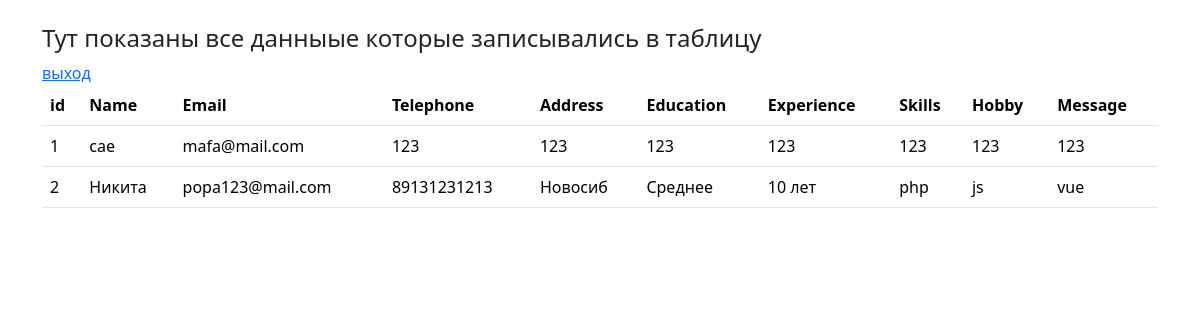
The app's page /admin.php with its own data.
### tables this page shows
CREATE TABLE `form` (
  `id` int NOT NULL,
  `Name` varchar(100) NOT NULL,
  `Email` varchar(100) NOT NULL,
  `Telephone` varchar(100) NOT NULL,
  `Address` varchar(100) NOT NULL,
  `Education` varchar(100) NOT NULL,
  `Experience` varchar(100) NOT NULL,
  `Skills` varchar(100) NOT NULL,
  `Hobby` varchar(100) NOT NULL,
  `Message` varchar(1000) NOT NULL
);

### php/table.php (called while the page is built)
<?php require '/Applications/AMPPS/www/infoForm/php/con.php';  ?>
<?php
$pdo = $pdo->prepare("SELECT * FROM `form` ORDER BY `id`");
$pdo->execute();
$list = $pdo->fetchAll(PDO::FETCH_ASSOC);
?>

### admin.php (the view, shortened to what this page needs)
<?php
require '/Applications/AMPPS/www/infoForm/php/table.php';
?>
<!doctype html>
<html lang="ru">
<head>
    <link href="https://cdn.jsdelivr.net/npm/bootstrap@5.3.2/dist/css/bootstrap.min.css" rel="stylesheet"
>
</head>
<body>
    <div id="tableValue" class="container mt-4" style="display: block;">
        <h4>Тут показаны все данныые которые записывались в таблицу</h4>
        <a href="index.php">выход</a>
        <table class="table ">
            <thead>
                <tr>
                    <th scope="col">id</th>
                    <th scope="col">Name</th>
                    <th scope="col">Email</th>
                    <th scope="col">Telephone</th>
                    <th scope="col">Address</th>
                    <th scope="col">Education</th>
                    <th scope="col">Experience</th>
                    <th scope="col">Skills</th>
                    <th scope="col">Hobby</th>
                    <th scope="col">Message</th>
                </tr>
            </thead>
            <tbody>
                <?php foreach ($list as $row): ?>
                <tr>
                    <td><?php echo $row['id']; ?></td>
                    <td><?php echo $row['Name']; ?></td>
                    <td><?php echo $row['Email']; ?></td>
                    <td><?php echo $row['Telephone']; ?></td>
                    <td><?php echo $row['Address']; ?></td>
                    <td><?php echo $row['Education']; ?></td>
                    <td><?php echo $row['Experience']; ?></td>
                    <td><?php echo $row['Skills']; ?></td>
                    <td><?php echo $row['Hobby']; ?></td>
                    <td><?php echo $row['Message']; ?></td>
                </tr>
                <?php endforeach ?>
            </tbody>
        </table>
    </div>
</body>
</html>

### records on screen
form: id "1", Name "сае", Email "mafa@mail.com", Telephone "123", Address "123", Education "123", Experience "123", Skills "123", Hobby "123", Message "123"
form: id "2", Name "Никита", Email "popa123@mail.com", Telephone "89131231213", Address "Новосиб", Education "Среднее", Experience "10 лет", Skills "php", Hobby "js", Message "vue"
